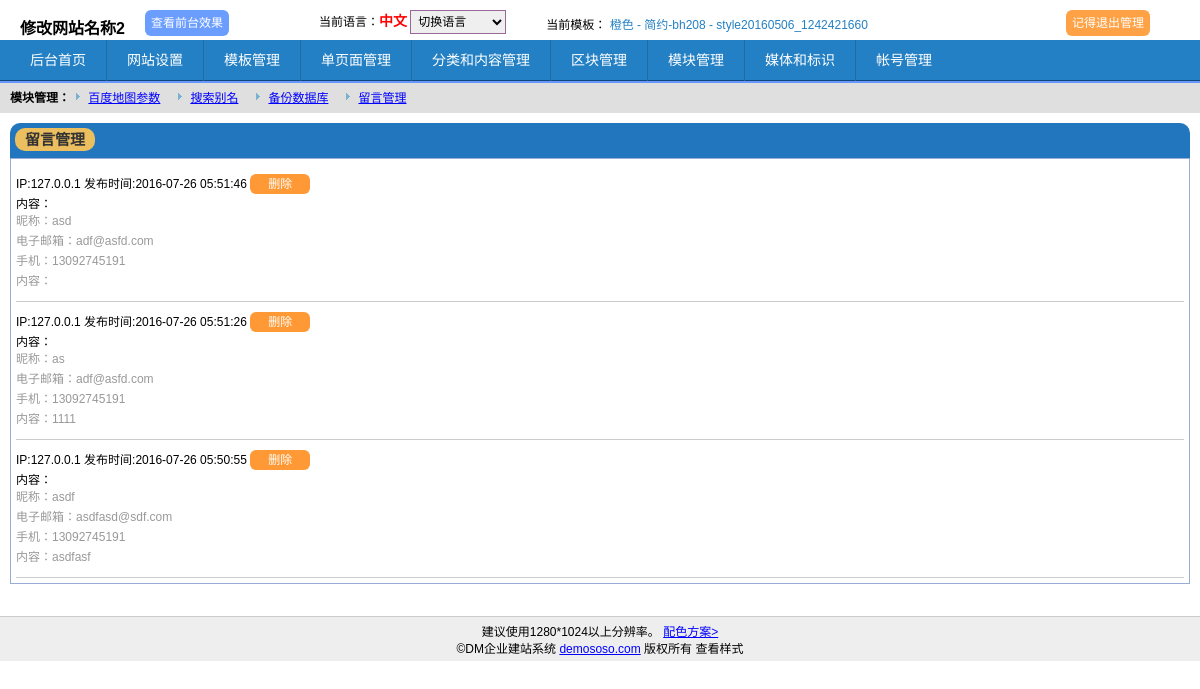
Screenshot of /admindm-yourname/mod_comment/mod_comm_contact.php?lang=cn (signed in) with the database file from the repository.
### tables this page shows
CREATE TABLE IF NOT EXISTS `zzz_lang` (
`id` int(11) NOT NULL,
  `pbh` varchar(50) NOT NULL,
  `lang` varchar(50) NOT NULL DEFAULT 'cn',
  `name` varchar(30) DEFAULT NULL,
  `path` varchar(30) DEFAULT NULL,
  `pidname` varchar(20) DEFAULT NULL,
  `pos` int(3) NOT NULL DEFAULT '0',
  `sta_visible` char(1) NOT NULL DEFAULT 'n',
  `sta_big5` char(1) NOT NULL DEFAULT 'y',
  `sta_main` char(1) NOT NULL DEFAULT 'n',
  `sitename` varchar(200) DEFAULT NULL,
  `water` varchar(50) DEFAULT NULL,
  `cdn` varchar(100) DEFAULT NULL,
  `sta_cdn` char(1) NOT NULL DEFAULT 'y',
  `editor` varchar(50) NOT NULL DEFAULT 'ck',
  `cssdir` varchar(50) DEFAULT 'default',
  `htmldir` varchar(100) DEFAULT 'html_default',
  `menu` text COMMENT 'custom menu',
  `bdp1` varchar(50) NOT NULL DEFAULT '0' COMMENT 'baidu map jingdu',
  `bdp2` varchar(50) NOT NULL DEFAULT '0' COMMENT 'baidu map weidu',
  `bdtitle` varchar(100) NOT NULL DEFAULT '0',
  `bddesp` varchar(200) NOT NULL DEFAULT '0',
  `curstyle` varchar(60) DEFAULT NULL,
  `curstyledebug` varchar(100) DEFAULT NULL COMMENT 'only use for admin',
  `ico` varchar(60) DEFAULT NULL,
  `sta_frontedit` char(1) NOT NULL,
  `cssversion` varchar(10) NOT NULL DEFAULT '123',
  `seo1` text,
  `seo2` text,
  `seo3` text
);

CREATE TABLE IF NOT EXISTS `zzz_style` (
`id` int(11) NOT NULL,
  `pid` varchar(50) NOT NULL DEFAULT '0',
  `pidname` varchar(60) NOT NULL,
  `lang` varchar(50) NOT NULL,
  `pbh` varchar(50) NOT NULL DEFAULT 'n',
  `title` varchar(20) NOT NULL DEFAULT 'pls input title',
  `pidregion` varchar(60) DEFAULT NULL,
  `pos` int(3) NOT NULL DEFAULT '50',
  `cssdir` varchar(100) DEFAULT NULL,
  `htmldir` varchar(100) DEFAULT NULL,
  `kv` varchar(100) DEFAULT NULL,
  `cusmenu` text,
  `sta_cusmenu` char(1) NOT NULL DEFAULT 'n',
  `sta_visible` char(1) NOT NULL DEFAULT 'y',
  `style_normal` text,
  `style_hf` text,
  `style_menu` text,
  `style_boxtitle` text,
  `style_blockid` text,
  `desp` text,
  `nd_design` text COMMENT '分配的nd of block',
  `rgindex_design` text,
  `type` varchar(20) DEFAULT 'pc' COMMENT 'pc or mobile',
  `dateedit` datetime DEFAULT NULL
);

CREATE TABLE IF NOT EXISTS `zzz_comment` (
`id` int(11) NOT NULL,
  `pid` varchar(50) NOT NULL DEFAULT '0',
  `pidname` varchar(100) NOT NULL,
  `pbh` varchar(50) NOT NULL DEFAULT 'n',
  `lang` varchar(50) NOT NULL,
  `name` varchar(225) DEFAULT NULL,
  `sta_visible` varchar(1) NOT NULL DEFAULT 'y',
  `type` varchar(50) NOT NULL DEFAULT 'page' COMMENT 'page or contact',
  `sta_noaccess` char(1) NOT NULL DEFAULT 'n',
  `pos` int(3) DEFAULT '50',
  `tokenhour` varchar(50) DEFAULT NULL,
  `desp` text,
  `ip` varchar(50) DEFAULT NULL,
  `dateday` date DEFAULT NULL,
  `dateedit` datetime DEFAULT NULL
);

### admindm-yourname/config_a/func.2010.lang.theme.php (called while the page is built, shortened)
<?php
function navlang_cur(){
 $sql = "SELECT name from ".TABLE_LANG." where pbh='".USERBH."' and lang='".LANG."'  limit 1";
$row = getrow($sql);
if($row=='no') return('请选择');
else return($row['name']);
}

### admindm-yourname/config_a/common.inc2010.php (called while the page is built, shortened)
<?php
 $baseurl_def = $_SERVER['HTTP_HOST'].$_SERVER['PHP_SELF'];
$baseurlarr = explode("/", $baseurl_def);
$baseurl_dir_len=count($baseurlarr)-3;
$baseurl_root = array_slice($baseurlarr,0,$baseurl_dir_len);
$baseurl_root_string = implode('/', $baseurl_root).'/';
$baseurl = 'http://'.$baseurl_root_string;
require_once WEB_ROOT.'component/dm-config/mysql.php';
require_once WEB_ROOT.'component/dm-config/global.common.php';
require_once HERE_ROOT.'config_a/func.2010.lang.theme.php';
$pid = @htmlentities($_GET['pid']);$pid2 = @htmlentities($_GET['pid2']);$page = @intval($_GET['page']);
$userurl= $baseurl.'adminfrom.php?to=';
if(LANG=='cn') $fronturl= $userurl.'index.html';
else  $fronturl= $userurl.LANG.'/index.html';
	 $sqlmain = "SELECT * from ".TABLE_LANG." where   sta_main='y' and pbh='".USERBH."' order by id limit 1";
		if(getnum($sqlmain)==0){
		  $websitename = '提示：目前没有主语言，网站必须要有一个主语言，请在 “语言设置” 里选一个。';
		}
		else{
				 $sqlmain = "SELECT * from ".TABLE_LANG." where   lang='".LANG."' and pbh='".USERBH."' order by id limit 1";
				 if(getnum($sqlmain)==0){
				 	$websitename = '提示：当前语言出错,请重新登录！';alert($websitename);
					 echo $websitename;exit;}
				 else{
				 		$rowlang= getrow($sqlmain);
					   $websitename = $rowlang['sitename'];
					   $curstyle = $rowlang['curstyle'];
					 }
		}
$andlangbh=" and lang='".LANG."'    and pbh='".USERBH."' ";
$noandlangbh=" lang='".LANG."' and pbh='".USERBH."' ";
?>

### component/dm-config/mysql.php (called while the page is built, shortened)
<?php
function query($sql){
$result = mysql_query($sql);
  return $result;
}
function fetch_array($query, $result_type = MYSQL_ASSOC) {
    return mysql_fetch_array($query, $result_type);
  }
function num_rows($query) {
    $query = mysql_num_rows($query);
    return $query;
  }
function getrow($sql) {
    $result = query($sql);
    $rowfirst = fetch_array($result);mysql_free_result($result);
    return $rowfirst;
}
function getall($sql) {
    $result = query($sql);
    $row = fetch_array($result);mysql_free_result($result);
    if($row){
       $result = query($sql);
       while($row = fetch_array($result)){
           $rowlist[] = $row;
       }
    }
    else
    $rowlist='no';
    return $rowlist;
}
 function get_numrows($sql) {
    $result = query($sql);
    $rowlist = num_rows($result);mysql_free_result($result);
    return $rowlist;
}
?>

### component/dm-config/global.common.php (called while the page is built, shortened)
<?php
function gpc_strip($gpc){
if ( !get_magic_quotes_gpc() )  $gpc =  stripslashes($gpc);
 return $gpc;
}
function web_despdecode($v) {
    $v=str_replace('imgpath_3qys0o_com',UPLOADPATH,$v);
    $v=str_replace("\\","/",$v);
	 $v  = gpc_strip($v);
      return htmlspecialchars_decode($v);
}
function decode($v) {
return htmlspecialchars_decode($v);
}
function get_field($table,$field,$wherev,$wherek){
Global $andlangbh;
$sql = "SELECT $field from $table where  $wherek='$wherev' $andlangbh order by pos desc,id desc limit 1";
  $row= getrow($sql);
  if($row=='no') return 'noid';
 else return decode($row[$field]);
}
?>

### admindm-yourname/mod_comment/mod_comm_contact.php (the view, shortened to what this page needs)
<?php
require_once '../config_a/common.inc2010.php';
$jumpv='mod_comm_contact.php?lang='.LANG;
$submenu='module';
$title = '留言管理 ';
require_once HERE_ROOT.'mod_common/tpl_header.php';
$sqltextlist = "SELECT * from ".TABLE_COMMENT." where $noandlangbh  and type='contact' order by pos desc,id desc";
   $num_rows = get_numrows($sqltextlist);
 if($num_rows==0) {
  echo $norr2;
 $page_total= 1;
 }
else{
       $offset=5;$maxline = 20; $key='';
        if (!isset($page)||($page<=0)) $page=1;
        $start=($page-1)*$maxline;
        $sqltextlist2="$sqltextlist  limit $start,$maxline";
        $rowlist = getall($sqltextlist2);
 foreach($rowlist as $v){
    $tid=$v['id'];
   $ip=$v['ip'];
   $desp=$v['desp'];
   $dateedit=$v['dateedit'];
   $del_text= " <a href=javascript:delid('del','$tid','$jumpv&page=$page')  class=but2>删除</a>";
echo '<div class="contactlist">IP:'.$ip.' 发布时间:'.$dateedit. $del_text.'<br />内容：<p>'.web_despdecode($desp).'<p></div>';
 }
 ?>
 <?php
}
require_once HERE_ROOT.'mod_common/tpl_footer.php';
?>

### admindm-yourname/mod_common/tpl_header_admin.php (shortened to what this page needs)
<!DOCTYPE html PUBLIC "-//W3C//DTD XHTML 1.0 Transitional//EN" "http://www.w3.org/TR/xhtml1/DTD/xhtml1-transitional.dtd">
<html xmlns="http://www.w3.org/1999/xhtml">
<head>
<link href="../cssjs/a_css.css" rel="stylesheet" type="text/css" />
<link href="../cssjs/a_responsive.css" rel="stylesheet" type="text/css" />
<link href="<?php echo STAPATH?>app/fontawesome/css/font-awesome.min.css" rel="stylesheet" type="text/css" />
</head>
<body>
<div class="sitename">
<strong class="fl k1"><?php echo  $websitename;?></strong>
 <a href="<?php echo  $fronturl;?>" target="_blank" class="imgbg_blue fl k2"><span>查看前台效果</span></a>
 <a href="../mod_common/logout.php" title="记得退出" class="poa imgbg_yell fl k3" style="right:50px;top:0px"><span>记得退出管理</span></a>
<div class="fl navlang">
当前语言：<span style="font-size:14px;font-weight:bold;color:red"><?php echo navlang_cur();?></span>
<select name="sellang" onchange="gosele(this,'lang','../mod_basic/mod_lang.php?')">
<option>切换语言</option>
</select>
</div>
<div class="fl curstyle">当前模板：<span style="color:#2480C4">
<?php
echo get_field(TABLE_STYLE,'title',$curstyle,'pidname').' - '.$curstyle;
 ?></span>
</div>
</div>
<ul class="nav">
<li class="main"><a href="../mod_common/index-welcome.php?lang=<?php echo LANG?>">后台首页</a></li>
<li class="main"><a href="../mod_basic/mod_lang.php?lang=<?php echo LANG?>">网站设置</a></li>
<li class="main"><a href="../mod_btheme/mod_style.php?lang=<?php echo LANG?>">模板管理</a></li>
  <li class="main"><a href="../mod_page/mod_page.php?lang=<?php echo LANG?>">单页面管理</a></li>
 <li class="main navcate"><a href="javascript:void(0)" style="cursor:default">分类和内容管理</a>
 </li>
  <li class="main navblock"><a href="javascript:void(0)" style="cursor:default">区块管理</a>
</li>
  <li class="main navblock"><a href="javascript:void(0)" style="cursor:default">模块管理</a>
		<?php modulesub();?>
</li>
  <li class="main navblock"><a href="javascript:void(0)" style="cursor:default">媒体和标识</a>
</li>
<li class="main navblock last">
 <a href="../mod_account/mod_account.php?lang=<?php echo LANG?>">帐号管理</a>
  </li>
</ul>
	<?php
	if($submenu=='module'){
	?><div class="navmod">
       <strong>模块管理：</strong>
     </div>
	<?php
	}
	?><div class="navmod">
<div class="newcnt">
<div class="tit_biao"><h1><?php echo $title?> </h1></div>
<div class="tit_biao_bot">
<?php
function modulesub() {
 echo  '<a href="../mod_module/mod_baidumap.php?lang='.LANG.'&file=list">百度地图参数</a>';
echo  '<a href="../mod_module/mod_alias.php?lang='.LANG.'&file=list" target="_blank">搜索别名</a>';
echo  '<a href="../mod_module/mod_bakdata.php?lang='.LANG.'&file=list" target="_blank">备份数据库</a>';
echo  '<a href="../mod_comment/mod_comm_contact.php?lang='.LANG.'">留言管理</a>';
}
?>

### admindm-yourname/cssjs/a_css.css (style rules this page uses)
* { margin:0;padding:0;font-size:12px; }
body { text-align:left;font-family:Arial,Helvetica,sans-serif; }
li { list-style-type:none }
p { padding:12px; }
td,p { line-height:20px; }
.fl { float:left;display:inline; }
.poa { position:absolute }
select,textarea { border:1px solid #996699;padding:3px }
strong,strong b,strong i,.fb { font-weight:bold; }
a { color:#0000ff;text-decoration:underline; }
.sitename { height: 40px;padding-left:20px;position:relative; z-index:333; }
.sitename strong { font-weight:bold;font-size:16px; }
.sitename .k1 { margin-top:15px; }
.sitename .k2 { margin:10px 50px 0 20px; }
.sitename .k3 { margin-top:10px; }
.navlang { margin:10px 0 0 40px;position:relative;z-index:333; }
.curstyle { margin:15px 0 0 40px;position:relative;z-index:333; }
.nav { height: 40px;line-height:40px; padding-left:10px;background:#2480C4;border-bottom:1px solid #144579; }
.nav li { float:left; padding:0 20px ;position:relative;z-index:111; }
.nav li a { color:#fff;text-decoration:none;font-size:14px; }
.nav li.main { border-right:1px solid #1E6CA6; }
.nav li.last { border-right:0; }
.navmod { padding:5px 10px;background:#DFDFDF;border-top:2px solid #6498FF;height:20px }
.navmod a { display:inline-block; }
.navmod a { padding:0px 15px;background:url(img/dotdot3.gif) no-repeat 0 3px; color:#0000ff; }
a.imgbg_blue,a.imgbg_yell { height: 26px; line-height:26px;display:inline-block;text-decoration:none;color:#fff }
a.imgbg_blue span,a.imgbg_yell span { display:inline-block;cursor:pointer;padding:0 6px; }
a.imgbg_blue,a.imgbg_yell,a.imgbg_blue span,a.imgbg_yell span,input.mysubmit,a.mysubmit,a.but1,a.but2,a.but3,a.but4,.tit_biao span { -webkit-border-radius: 6px; -moz-border-radius:6px; border-radius: 6px; }
a.imgbg_blue span { background:#6B9DFF; }
a.imgbg_yell span { background:#FFA245; }
a.mysubmit,a.but1,a.but2,a.but3,a.but4 { display:inline-block;text-decoration:none; }
a.but1,a.but2,a.but3,a.but4 { width: 60px;height: 20px;line-height:20px; text-align:center; color:#fff }
a.but2 { background:#FF9935 }
.newcnt { font-size:14px;padding:10px }
.tit_biao { height: 35px; background:#2176BE;padding:0;color:#fff; -webkit-border-radius: 10px 10px 0 0; -moz-border-radius: 10px 10px 0 0; border-radius: 10px 10px 0 0; }
.tit_biao h1 { float:left;display:inline; margin:5px 0 0 5px;height: 23px; line-height:23px; padding:5px 0 0 11px;font-size:16px;color:#333;background:#EBBF60; font-size:15px;padding:0 10px;-webkit-border-radius: 10px; -moz-border-radius: 10px;border-radius: 10px; }
.tit_biao_bot { border:1px solid #99ACD6;padding:5px; }
.contactlist { padding:10px 0;border-bottom: 1px solid #ccc }
.contactlist p { padding:0;margin:0;color:#999; }

### rows the page displays
zzz_lang: sitename "修改网站名称2", name "中文", curstyle.title "橙色 - 简约-bh208", curstyle "style20160506_1242421660"
zzz_comment: ip "127.0.0.1", dateedit "2016-07-26 05:51:46", desp "昵称：asd 电子邮箱：adf@asfd.com 手机：13092745191 内容："
zzz_comment: ip "127.0.0.1", dateedit "2016-07-26 05:51:26", desp "昵称：as 电子邮箱：adf@asfd.com 手机：13092745191 内容：1111"
zzz_comment: ip "127.0.0.1", dateedit "2016-07-26 05:50:55", desp "昵称：asdf 电子邮箱：asdfasd@sdf.com 手机：13092745191 内容：asdfasf"

### other values shown
$title "留言管理"
